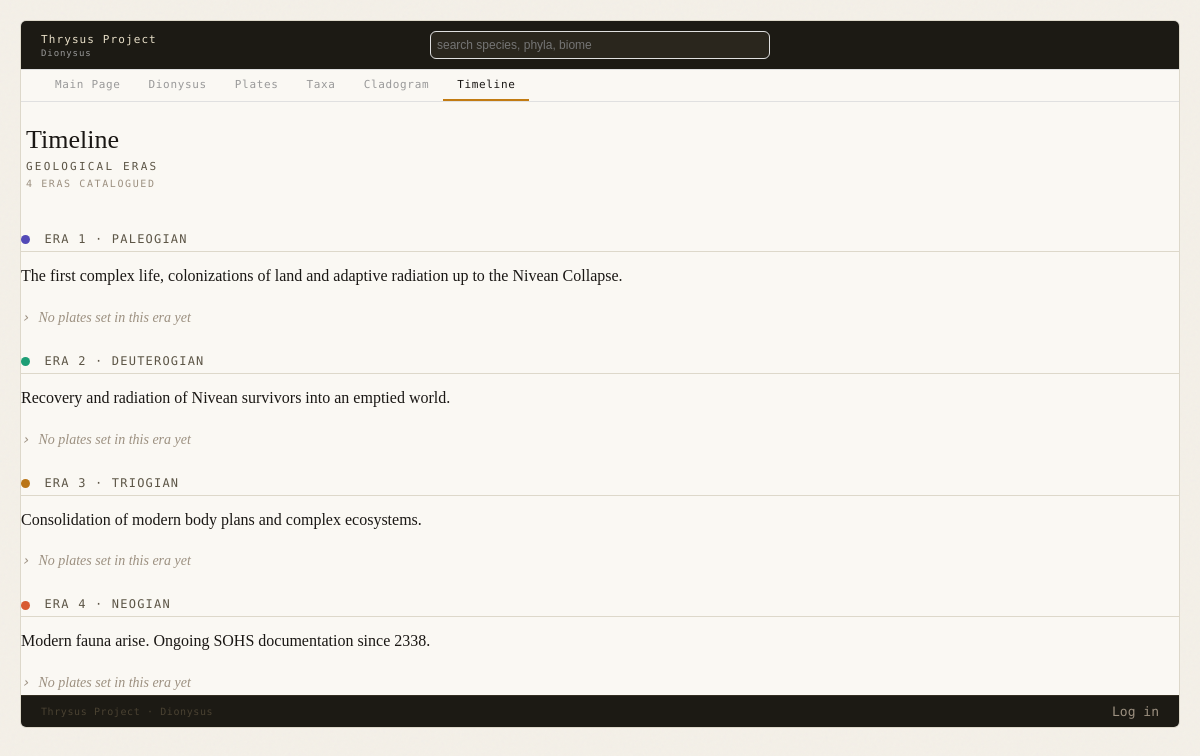
The app's page /timeline.php with its own data.
### tables this page shows
CREATE TABLE `geological_eras` (
  `id` int(11) NOT NULL AUTO_INCREMENT,
  `era_name` varchar(100) NOT NULL,
  `era_description` text DEFAULT NULL,
  `era_number` int(11) DEFAULT NULL,
  `colour_hex` varchar(7) DEFAULT NULL,
  PRIMARY KEY (`id`)
);

### timeline.php (the view, shortened to what this page needs)
<?php
include 'header.php';
include 'db_config.php';
include 'site-text.php';
$eras = $db_connect->execute_query("SELECT * FROM geological_eras ORDER BY era_number")->fetch_all(MYSQLI_ASSOC);
?>
<div class="fauna-head">
    <div class="fauna-title">Timeline</div>
    <div class="fauna-sub">Geological Eras</div>
    <div class="fauna-count"><?php echo count($eras); ?> eras catalogued</div>
</div>
<?php foreach ($eras as $era) {
    $era_plates = $db_connect->execute_query(
        "SELECT p.*, e.era_name FROM plates p JOIN geological_eras e ON e.id = p.era_id WHERE p.era_id = ? ORDER BY p.id DESC",
        [$era['id']]
    )->fetch_all(MYSQLI_ASSOC);
?>
    <div id="era-<?php echo $era['id']; ?>" class="plate-biome-group">
        <div class="section-heading">
            <span class="era-dot" style="background: <?php echo htmlspecialchars($era['colour_hex'] ?? '#9c9080'); ?>;"></span>
            Era <?php echo (int) $era['era_number']; ?> &middot; <?php echo htmlspecialchars($era['era_name']); ?>
        </div>
        <?php
        $era_text = $era['era_description'] ?? '';
        echo "<div class='editable'" . edit_attrs('era:' . (int) $era['id'], $era_text, 'Blank line = new paragraph') . ">";
        echo trim($era_text) !== '' ? text_to_html($era_text) : (is_editor() ? "<p class='body-text placeholder'>To be written</p>" : '');
        echo "</div>"; ?>
        <?php if (!empty($era_plates)) { ?>
            <?php foreach ($era_plates as $row) { ?>
                <a class="entry-child-link" href="plates.php?id=<?php echo (int) $row['id']; ?>"><?php echo htmlspecialchars($row['title']); ?></a><br>
            <?php } ?>
        <?php } else { ?>
            <span class="entry-child-link entry-child-unlinked">No plates set in this era yet</span>
        <?php } ?>
    </div>
<?php } ?>
<?php include 'footer.php'; ?>

### site-text.php (shortened to what this page needs)
<?php
function is_editor()
{
    return !empty($_SESSION['authed']);
}
function text_to_html($text, $p_class = 'body-text')
{
    $html = '';
    foreach (preg_split('/\n\s*\n/', trim(str_replace("\r", '', $text))) as $para) {
        $html .= "<p class='" . $p_class . "'>" . nl2br(htmlspecialchars(trim($para))) . "</p>";
    }
    return $html;
}
function edit_attrs($key, $raw, $hint = '', $multiline = true)
{
    if (!is_editor()) return '';
    return " data-edit-key='" . htmlspecialchars($key, ENT_QUOTES) . "'"
         . " data-edit-raw='" . htmlspecialchars($raw ?? '', ENT_QUOTES) . "'"
         . " data-edit-hint='" . htmlspecialchars($hint, ENT_QUOTES) . "'"
         . ($multiline ? " data-edit-multiline='1'" : "");
}

### style.css (style rules this page uses)
* { box-sizing: border-box; margin: 0; padding: 0; }
:root { --bg: #f4f0e8; --surface: #faf8f3; --border: #ddd8ca; --border-faint: #eae6dc; --topbar-bg: #1c1a14; --text-primary: #1a1714; --text-secondary: #5c5546; --text-muted: #9c9080; --accent-amber: #c27b12; --mono: 'Space Mono', monospace; --serif: 'Libre Baskerville', serif; }
body { background: var(--bg); padding: 20px; }
.section-heading { margin-top: 18px; margin-bottom: 10px; font-size: 12px; font-family: var(--mono); letter-spacing: 0.1em; text-transform: uppercase; color: var(--text-secondary); border-bottom: 1px solid var(--border); padding-bottom: 5px; }
.body-text { font-family: var(--serif); font-size: 16px; line-height: 1.8; color: var(--text-primary); margin-bottom: 14px; }
.entry-child-link { display: inline-block; font-family: var(--serif); font-size: 14px; color: var(--text-primary); text-decoration: none; padding: 4px 0; transition: color 0.15s ease; }
.entry-child-link::before { content: "\203A"; color: var(--text-muted); margin-right: 9px; font-family: var(--mono); transition: color 0.15s ease; }
.entry-child-unlinked { color: var(--text-muted); font-style: italic; cursor: default; }
.fauna-head { padding: 18px 0 14px; }
.fauna-title { font-family: var(--serif); font-size: 26px; color: var(--text-primary); margin: 5px; }
.fauna-sub { font-family: var(--mono); font-size: 11px; text-transform: uppercase; letter-spacing: 0.2em; color: var(--text-secondary); margin: 5px; }
.fauna-count { font-family: var(--mono); font-size: 10px; text-transform: uppercase; letter-spacing: 0.16em; color: var(--text-muted); margin: 5px; }
.plate-biome-group { margin-top: 24px; }
.era-dot { display: inline-block; width: 9px; height: 9px; border-radius: 50%; margin-right: 6px; vertical-align: middle; }

### records on screen
geological_eras: era_number "1", era_name "PALEOGIAN", era_description "The first complex life, colonizations of land and adaptive radiation up to the Nivean Collapse."
geological_eras: era_number "2", era_name "DEUTEROGIAN", era_description "Recovery and radiation of Nivean survivors into an emptied world."
geological_eras: era_number "3", era_name "TRIOGIAN", era_description "Consolidation of modern body plans and complex ecosystems."
geological_eras: era_number "4", era_name "NEOGIAN", era_description "Modern fauna arise. Ongoing SOHS documentation since 2338."

### other values on screen
count($eras) "4"
